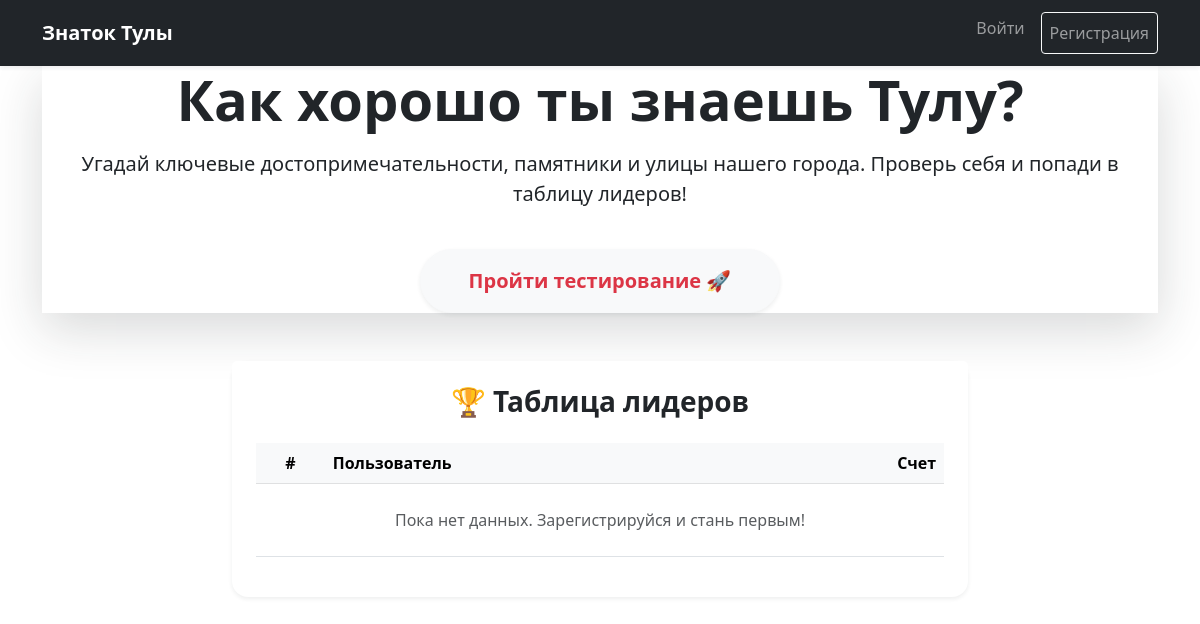
/, run on an earlier commit of the app's database.
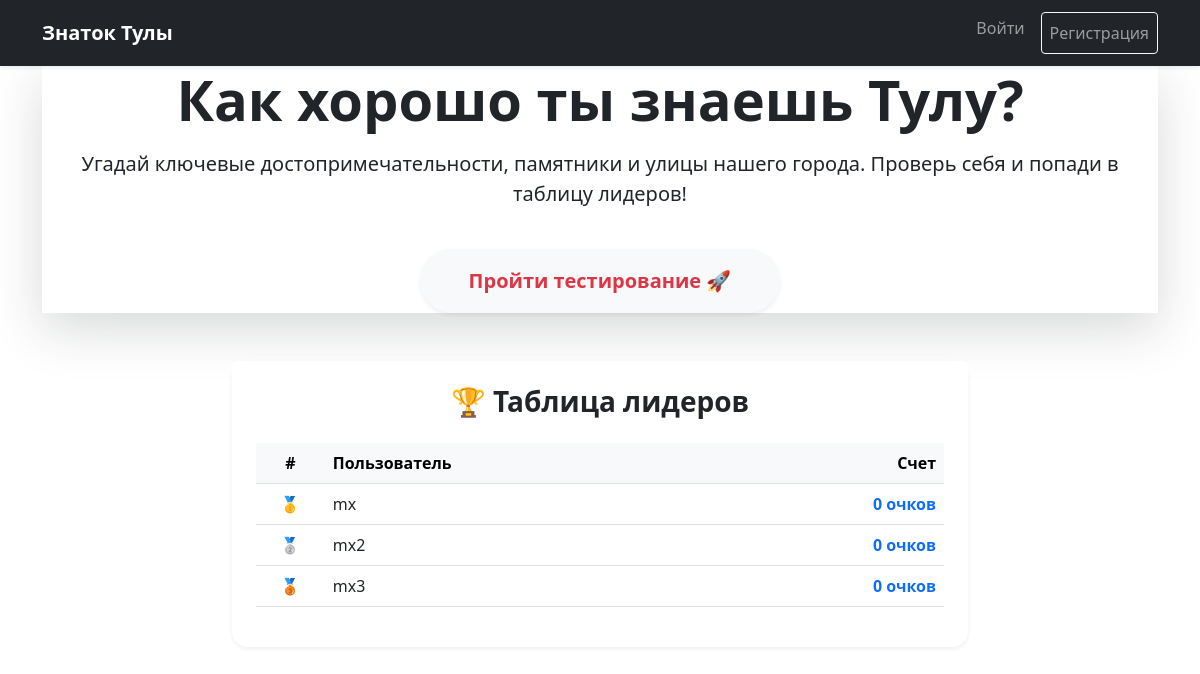
And on a later commit of the database.
### data/all_models.py (models this page shows, shortened)
class User(SqlAlchemyBase, UserMixin):
    __tablename__ = 'users'
    id = sqlalchemy.Column(sqlalchemy.Integer, primary_key=True, autoincrement=True)
    username = sqlalchemy.Column(sqlalchemy.String, nullable=False)
    email = sqlalchemy.Column(sqlalchemy.String, index=True, unique=True, nullable=False)
    hashed_password = sqlalchemy.Column(sqlalchemy.String, nullable=False)
    score = sqlalchemy.Column(sqlalchemy.Integer, default=0)

### main.py (the view)
@app.route("/")
def index():
    db_sess = db_session.create_session()
    leaders = db_sess.query(User).order_by(User.score.desc()).limit(10).all()
    return render_template("index.html", leaders=leaders)

### data/db_session.py (called while the page is built)
def create_session() -> Session:
    global __factory
    return __factory()

### templates/index.html
{% extends "base.html" %}
{% block content %}
<div class="hero-section text-center shadow-lg">
    <h1 class="display-4 fw-bold">Как хорошо ты знаешь Тулу?</h1>
    <p class="lead mt-3">Угадай ключевые достопримечательности, памятники и улицы нашего города. Проверь себя и попади в таблицу лидеров!</p>
    <a href="quiz" class="btn btn-light btn-lg mt-4 fw-bold shadow-sm px-5 py-3 text-danger rounded-pill">
        Пройти тестирование 🚀
    </a>
</div>
<div class="row mt-5">
    <div class="col-md-8 mx-auto">
        <div class="card shadow-sm border-0 rounded-4">
            <div class="card-header bg-white border-bottom-0 pt-4 pb-0">
                <h3 class="mb-0 text-center fw-bold text-dark">🏆 Таблица лидеров</h3>
            </div>
            <div class="card-body p-4">
                <table class="table table-hover table-leaders">
                    <thead class="table-light">
                        <tr>
                            <th scope="col" width="10%" class="text-center">#</th>
                            <th scope="col">Пользователь</th>
                            <th scope="col" class="text-end">Счет</th>
                        </tr>
                    </thead>
                    <tbody>
                        {% for user in leaders %}
                        <tr>
                            <th scope="row" class="text-center">
                                {% if loop.index == 1 %}🥇
                                {% elif loop.index == 2 %}🥈
                                {% elif loop.index == 3 %}🥉
                                {% else %}{{ loop.index }}
                                {% endif %}
                            </th>
                            <td class="fw-medium">{{ user.username }}</td>
                            <td class="text-end fw-bold text-primary">{{ user.score }} очков</td>
                        </tr>
                        {% else %}
                        <tr>
                            <td colspan="3" class="text-center text-muted py-4">
                                Пока нет данных. Зарегистрируйся и стань первым!
                            </td>
                        </tr>
                        {% endfor %}
                    </tbody>
                </table>
            </div>
        </div>
    </div>
</div>
{% endblock %}

### templates/base.html (shortened to what this page needs)
<!DOCTYPE html>
<html lang="ru">
<head>
    <link rel="stylesheet" href="/static/css/bootstrap.min.css">
    <link rel="stylesheet" href="/static/icons/bootstrap-icons.css">
</head>
<body>
    <nav class="navbar navbar-expand-lg navbar-dark bg-dark shadow-sm">
        <div class="container">
            <a class="navbar-brand fw-bold" href="/">Знаток Тулы</a>
            <div class="collapse navbar-collapse" id="navbarNav">
                {% if current_user.is_authenticated %}
                <ul class="navbar-nav ms-auto">
                    <li class="nav-item">
                        <a class="nav-link" href="logout">Выйти</a>
                    </li>
                    <li class="nav-item"> <p class="btn btn-info rounded-pill"> {{current_user.username}}</p></li>
                </ul>
                {% else %}
                <ul class="navbar-nav ms-auto">
                    <li class="nav-item">
                        <a class="nav-link" href="login">Войти</a>
                    </li>
                    <li class="nav-item">
                        <a class="nav-link btn btn-outline-light ms-2 btn-sm mt-1 mb-1" href="register">Регистрация</a>
                    </li>
                </ul>
                {% endif %}
            </div>
        </div>
    </nav>
    <div class="container pb-5">
        {% block content %}{% endblock %}
    </div>
</body>
</html>

What changed in the data, as far as the page shows it:
added User: username "mx", score "0"
added User: username "mx2", score "0"
added User: username "mx3", score "0"
Also different on the page:
text no longer shown: "Пока нет данных. Зарегистрируйся и стань первым!"
